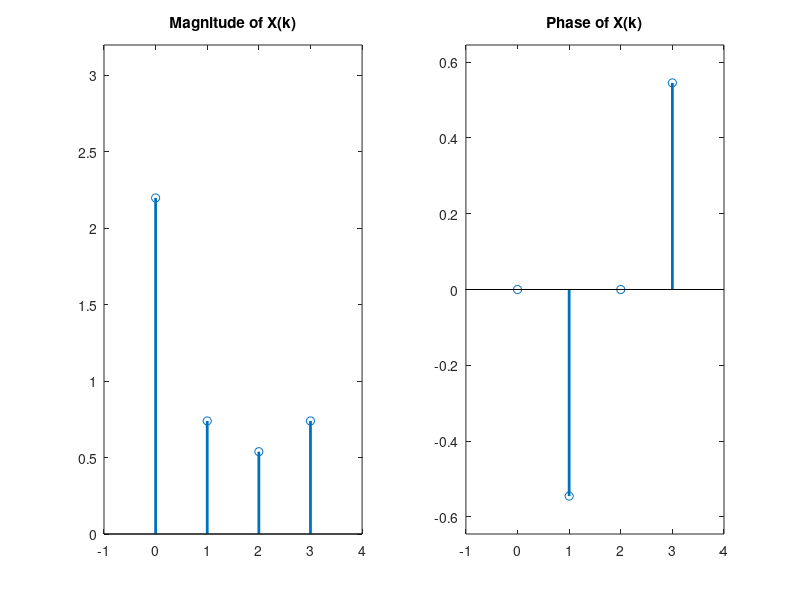
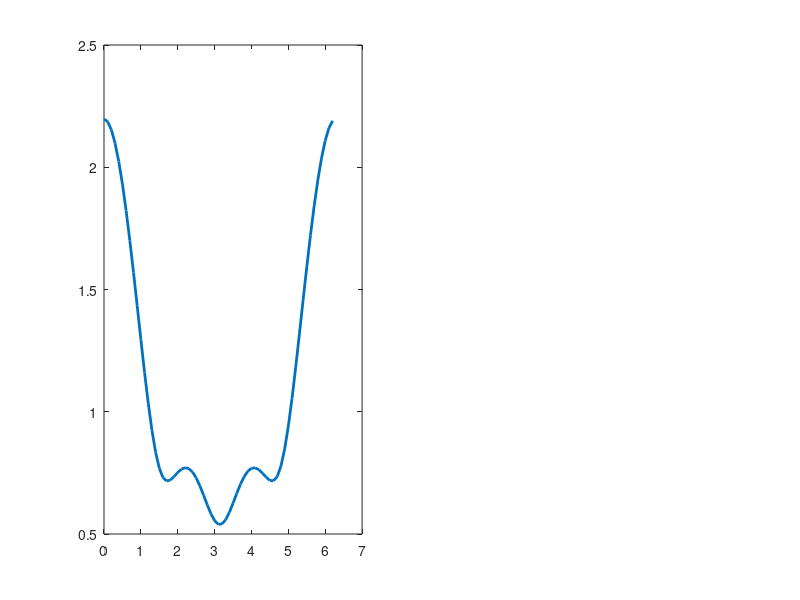

These charts were generated, in order, by the following MATLAB code: (Note: this script raises an error after producing the figures.)
clc; clear all; close all;

%DFT
N = 4;
n = 0:1:N-1;
x = exp(-0.5*n);

%DFT N=4
X = fft(x); X = transpose(X);
figure(1)
subplot(1,2,1); stem(n,abs(X),'Linewidth',2); title('Magnitude of X(k)'); 
axis([-1 N 0 max(abs(X))+1])
subplot(1,2,2); stem(n,angle(X),'Linewidth',2); title('Phase of X(k)'); 
axis([-1 N min(angle(X))-0.1 max(angle(X))+0.1])

xx = ifft(X)

%----------------------------------------------------
%DTFT
cnt=1;
for OM = 0:0.1:2*pi;   
    tmp =0;
    for indx = 0:3;
       tmp = tmp + x(indx+1)*exp(-j*OM*indx); 
    end
    Xdtft(cnt) = tmp;
    OM_V(cnt) = OM;
    cnt = cnt+1;
end

figure(2)
subplot(1,2,1); plot(OM_V,abs(Xdtft),'Linewidth',2); title('Magnitude of X('+string(char(937))+')'); 
axis([0 (2*pi) 0 max(abs(Xdtft))+1]); grid on
subplot(1,2,2); plot(OM_V,angle(Xdtft),'Linewidth',2); title('Phase of X('+string(char(937))+')'); 
axis([0 (2*pi) min(angle(Xdtft))-0.1 max(angle(Xdtft))+0.1]); grid on

%----------------------------------------------------
%Comparison
figure; hold on; grid on;
n_new = (n*2*pi/N);
stem(n_new,abs(X),'Linewidth',2);
plot(OM_V,abs(Xdtft),'Linewidth',2);
legend('X(k) from DFT','X('+string(char(937))+') from DTFT')


